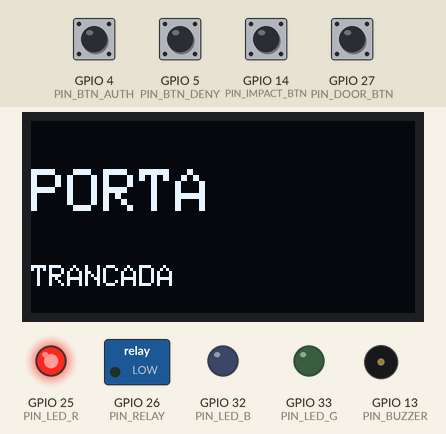
This program was run on a simulated ESP32. On the bench: 128×64 one-colour display, switched loads named in the program (green lamp = pin HIGH), output pins drawn as LEDs (lit = HIGH), buzzer (waves = sounding, pin HIGH). The inputs (shaded band) are chosen by the test bench; at power-on: GPIO 4 (PIN_BTN_AUTH), GPIO 5 (PIN_BTN_DENY), GPIO 14 (PIN_IMPACT_BTN), GPIO 27 (PIN_DOOR_BTN) HIGH. Nothing arrives over Bluetooth unless stated; a phone connects over Bluetooth LE 3 s after start.

Above: at 1.2 s.
1.3 s: GPIO 4 (PIN_BTN_AUTH) pulled LOW for 0.15 s
At 1.8 s:
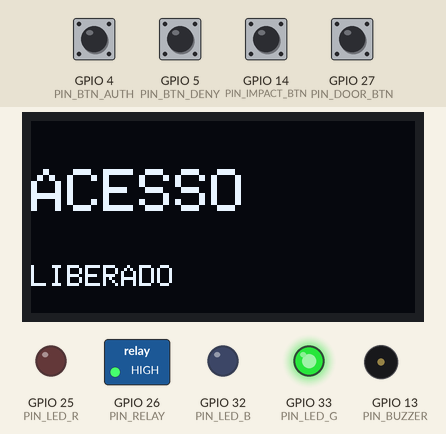
4.4 s: GPIO 14 (PIN_IMPACT_BTN) pulsed LOW 5 times (0.12 s each, 0.3 s apart)
At 5.91 s:
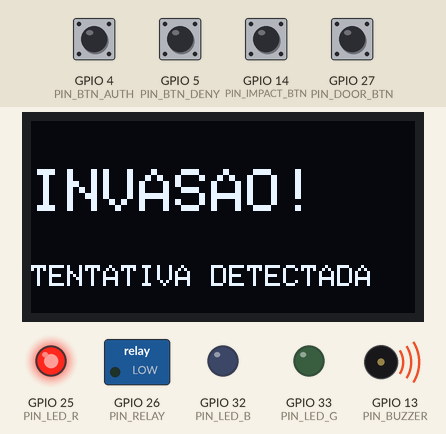
7.4 s: GPIO 14 (PIN_IMPACT_BTN) pulled LOW for 0.15 s
At 7.7 s:
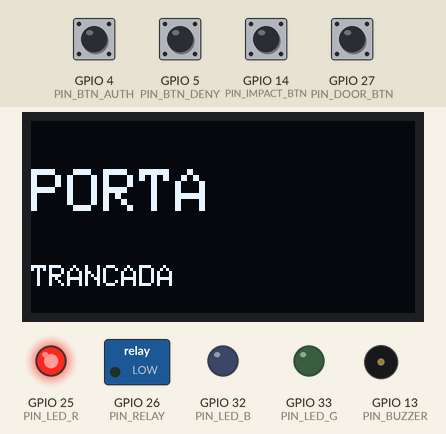
9.0 s: GPIO 5 (PIN_BTN_DENY) pulled LOW for 0.15 s
At 9.7 s:
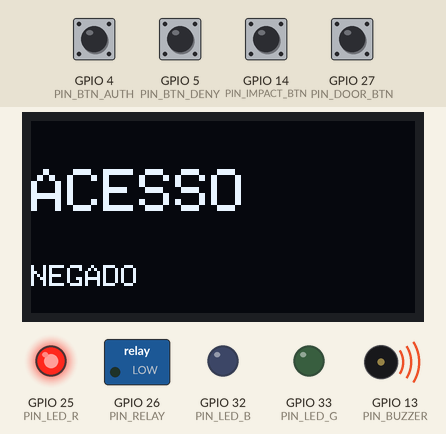
12.1 s: GPIO 5 (PIN_BTN_DENY) pulled LOW for 1 s
At 15.0 s:
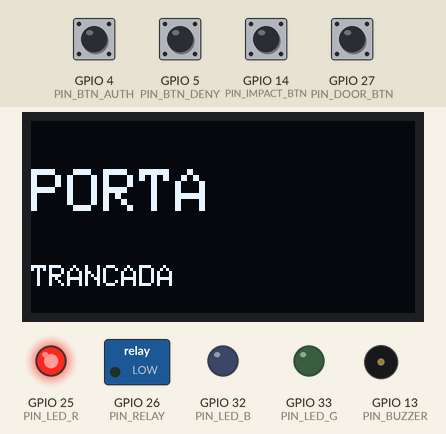
15.6 s: GPIO 4 (PIN_BTN_AUTH) pulled LOW for 1 s
At 19.1 s:
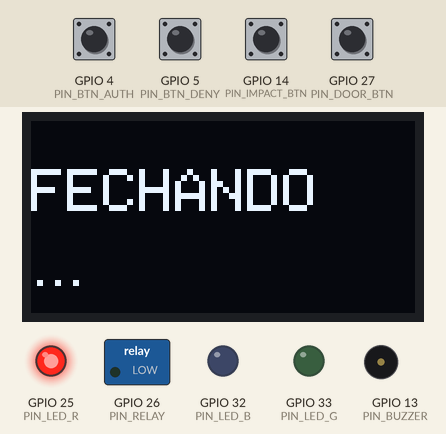
Timing chart, 0 to 20.6 s (numbered marks = the images above; inputs shaded):
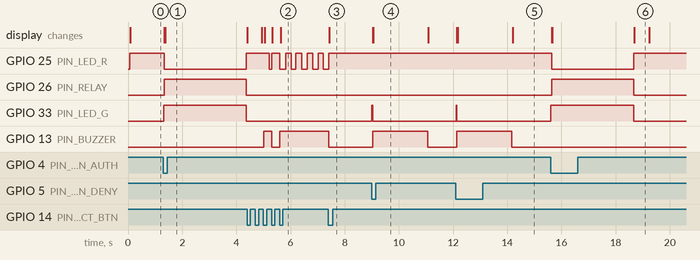

The program:

main.cpp
```cpp
#include <Arduino.h>
#include <string.h>
#include <Wire.h>
#include <Adafruit_GFX.h>
#include <Adafruit_SSD1306.h>
#include <BLEDevice.h>
#include <BLEServer.h>
#include <BLEUtils.h>

// ---- Pinos ----
const int PIN_RELAY      = 26; // aciona a fechadura eletromecanica
const int PIN_DOOR_BTN   = 27; // simula o reed switch (alterna aberta/fechada a cada toque)
const int PIN_IMPACT_BTN = 14; // simula o sensor de impacto
const int PIN_BTN_AUTH   = 4;  // DEBUG: simula uma solicitacao BLE autorizada
const int PIN_BTN_DENY   = 5;  // DEBUG: simula uma solicitacao BLE negada
const int PIN_LED_R      = 25;
const int PIN_LED_G      = 33;
const int PIN_LED_B      = 32;
const int PIN_BUZZER     = 13;

#define SCREEN_WIDTH 128
#define SCREEN_HEIGHT 64
Adafruit_SSD1306 display(SCREEN_WIDTH, SCREEN_HEIGHT, &Wire, -1);

// ---- BLE ----
// O Wokwi nao faz ponte do radio BLE simulado com um celular real, entao em
// simulacao o acesso e disparado pelos botoes AUTH/DENY. Em hardware real,
// qualquer app BLE generico (ex.: nRF Connect) pode escrever ACCESS_KEY na
// characteristic abaixo para liberar o acesso.
#define SERVICE_UUID        "12345678-1234-1234-1234-1234567890ab"
#define CHARACTERISTIC_UUID "12345678-1234-1234-1234-1234567890ac"
const char *ACCESS_KEY = "SMARTLOCK-KEY";

enum State {
  LOCKED,
  VALIDATING,
  UNLOCKED,
  DOOR_OPEN,
  DOOR_OPEN_ALERT,
  CLOSING,
  DENIED_ALERT,
  BREACH_ALERT
};

State state = LOCKED;
unsigned long stateEnteredAt = 0;
bool pendingGrant = false;
bool doorIsOpen = false;

const unsigned long VALIDATE_MS    = 800;
const unsigned long UNLOCK_HOLD_MS = 3000;
const unsigned long DOOR_LIMIT_MS  = 8000;
const unsigned long DENIED_MS      = 2000;
const unsigned long CLOSING_MS     = 500;

void enterState(State s) {
  state = s;
  stateEnteredAt = millis();
}

void requestAccess(bool granted) {
  if (state != LOCKED) return;
  pendingGrant = granted;
  enterState(VALIDATING);
}

class AccessCallback : public BLECharacteristicCallbacks {
  void onWrite(BLECharacteristic *c) override {
    String value = c->getValue().c_str();
    requestAccess(value == ACCESS_KEY);
  }
};

class ServerCallback : public BLEServerCallbacks {
  void onDisconnect(BLEServer *s) override {
    s->getAdvertising()->start();
  }
};

void setupBLE() {
  BLEDevice::init("SmartLockBLE");
  BLEServer *server = BLEDevice::createServer();
  server->setCallbacks(new ServerCallback());
  BLEService *service = server->createService(SERVICE_UUID);
  BLECharacteristic *characteristic = service->createCharacteristic(
      CHARACTERISTIC_UUID, BLECharacteristic::PROPERTY_WRITE);
  characteristic->setCallbacks(new AccessCallback());
  service->start();
  server->getAdvertising()->start();
}

bool pressed(int pin) {
  static bool lastLow[40] = {false};
  static unsigned long lastChange[40] = {0};
  bool isLow = digitalRead(pin) == LOW;
  bool edge = false;
  if (isLow != lastLow[pin] && millis() - lastChange[pin] > 50) {
    lastChange[pin] = millis();
    lastLow[pin] = isLow;
    edge = isLow; // dispara só na transicao HIGH->LOW (clique), nao enquanto segura
  }
  return edge;
}

void setColor(bool r, bool g, bool b) {
  digitalWrite(PIN_LED_R, r);
  digitalWrite(PIN_LED_G, g);
  digitalWrite(PIN_LED_B, b);
}

void showMessage(const char *line1, const char *line2 = "") {
  display.clearDisplay();
  display.setTextSize(2);
  display.setTextColor(SSD1306_WHITE);
  display.setCursor(0, 16);
  display.println(line1);
  if (strlen(line2)) {
    display.setTextSize(1);
    display.setCursor(0, 48);
    display.println(line2);
  }
  display.display();
}

void setup() {
  Serial.begin(115200);

  pinMode(PIN_RELAY, OUTPUT);
  pinMode(PIN_LED_R, OUTPUT);
  pinMode(PIN_LED_G, OUTPUT);
  pinMode(PIN_LED_B, OUTPUT);
  pinMode(PIN_BUZZER, OUTPUT);
  pinMode(PIN_DOOR_BTN, INPUT_PULLUP);
  pinMode(PIN_IMPACT_BTN, INPUT_PULLUP);
  pinMode(PIN_BTN_AUTH, INPUT_PULLUP);
  pinMode(PIN_BTN_DENY, INPUT_PULLUP);

  digitalWrite(PIN_RELAY, LOW);
  digitalWrite(PIN_BUZZER, LOW);

  display.begin(SSD1306_SWITCHCAPVCC, 0x3C);
  showMessage("SmartLock", "iniciando...");

  setupBLE();
  enterState(LOCKED);
}

void loop() {
  unsigned long elapsed = millis() - stateEnteredAt;

  if (pressed(PIN_BTN_AUTH)) requestAccess(true);
  if (pressed(PIN_BTN_DENY)) requestAccess(false);
  if (pressed(PIN_DOOR_BTN)) doorIsOpen = !doorIsOpen;
  if (pressed(PIN_IMPACT_BTN)) {
    if (state == LOCKED) enterState(BREACH_ALERT);
    else if (state == BREACH_ALERT) enterState(LOCKED); // reconhecimento manual do alarme
  }

  switch (state) {
    case LOCKED:
      digitalWrite(PIN_RELAY, LOW);
      digitalWrite(PIN_BUZZER, LOW);
      setColor(true, false, false);
      showMessage("PORTA", "TRANCADA");
      break;

    case VALIDATING:
      setColor(true, true, false);
      showMessage("VALIDANDO", "...");
      if (elapsed > VALIDATE_MS) {
        enterState(pendingGrant ? UNLOCKED : DENIED_ALERT);
      }
      break;

    case UNLOCKED:
      digitalWrite(PIN_RELAY, HIGH);
      setColor(false, true, false);
      showMessage("ACESSO", "LIBERADO");
      if (elapsed > UNLOCK_HOLD_MS) {
        digitalWrite(PIN_RELAY, LOW);
        enterState(doorIsOpen ? DOOR_OPEN : CLOSING);
      }
      break;

    case DOOR_OPEN:
      setColor(false, false, false);
      showMessage("PORTA", "ABERTA");
      if (!doorIsOpen) {
        enterState(CLOSING);
      } else if (elapsed > DOOR_LIMIT_MS) {
        enterState(DOOR_OPEN_ALERT);
      }
      break;

    case DOOR_OPEN_ALERT:
      setColor(true, true, false);
      digitalWrite(PIN_BUZZER, (millis() / 300) % 2);
      showMessage("PORTA!", "ABERTA HA MUITO TEMPO");
      if (!doorIsOpen) {
        digitalWrite(PIN_BUZZER, LOW);
        enterState(CLOSING);
      }
      break;

    case CLOSING:
      digitalWrite(PIN_BUZZER, LOW);
      setColor(true, false, false);
      showMessage("FECHANDO", "...");
      if (elapsed > CLOSING_MS) enterState(LOCKED);
      break;

    case DENIED_ALERT:
      setColor(true, false, false);
      digitalWrite(PIN_BUZZER, HIGH);
      showMessage("ACESSO", "NEGADO");
      if (elapsed > DENIED_MS) {
        digitalWrite(PIN_BUZZER, LOW);
        enterState(LOCKED);
      }
      break;

    case BREACH_ALERT:
      digitalWrite(PIN_BUZZER, HIGH);
      setColor((millis() / 200) % 2, false, false);
      showMessage("INVASAO!", "TENTATIVA DETECTADA");
      break;
  }
}
```

Measured:
- after the input at 1.3 s, GPIO 25 (PIN_LED_R): HIGH → LOW at once, → HIGH 3.0 s later; GPIO 26 (PIN_RELAY): LOW → HIGH at once, → LOW 3.0 s later; GPIO 33 (PIN_LED_G): LOW → HIGH at once, → LOW 3.1 s later; the display: first changes at once (image 1 shows a later state)
- after the input at 4.4 s, GPIO 25 (PIN_LED_R): goes LOW 0.08 s, HIGH 0.31 s, 4 × (LOW 0.21 s, HIGH 0.21 s), then LOW, starting after 0.82 s; GPIO 13 (PIN_BUZZER): LOW → HIGH after 0.62 s, → LOW 0.28 s later, → HIGH 0.31 s later; the display: first differs from a run without the input after 0.64 s (image 2)
- after the input at 7.4 s, GPIO 25 (PIN_LED_R): goes on until 7.4 s, then stays HIGH; GPIO 13 (PIN_BUZZER): HIGH → LOW at once; the display: changes at once (image 3)
- after the input at 9.0 s, GPIO 33 (PIN_LED_G): LOW → HIGH at once, → LOW 0.03 s later; GPIO 13 (PIN_BUZZER): LOW → HIGH at once, → LOW 2.0 s later; the display: first changes at once (image 4 shows a later state)
- after the input at 12.1 s, GPIO 33 (PIN_LED_G): LOW → HIGH at once, → LOW 0.03 s later; GPIO 13 (PIN_BUZZER): LOW → HIGH at once, → LOW 2.0 s later; the display: first changes at once (image 5 shows a later state)
- after the input at 15.6 s, GPIO 25 (PIN_LED_R): HIGH → LOW at once, → HIGH 3.0 s later; GPIO 26 (PIN_RELAY): LOW → HIGH at once, → LOW 3.0 s later; GPIO 33 (PIN_LED_G): LOW → HIGH at once, → LOW 3.1 s later; the display: first changes at once (image 6 shows a later state)
- what the display in image 6 shows lasts 0.5 s, from 18.7 s to 19.2 s
